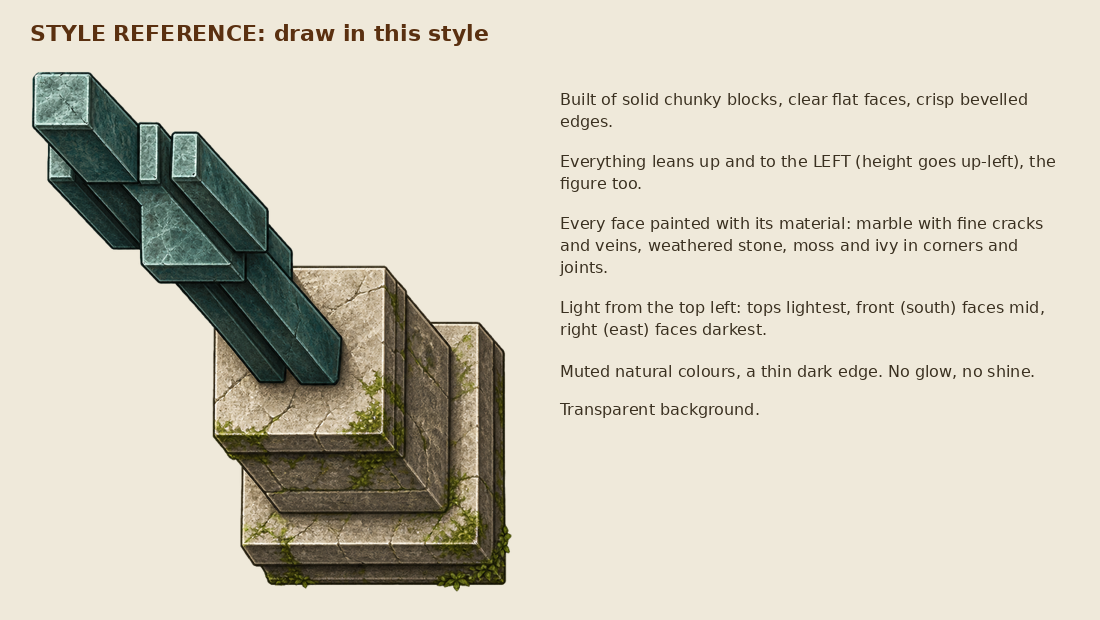
#> input picture docs/style-reference.png, 1100 x 620 px
$ python make-templates.py
#> lines starting #> are read from the running program, lines starting #| are printed output that depends on the picture
# Fill-in templates for Lickii Adventures: fixed frames with magenta corner marks (so a filled sheet can be cut out even
# when it comes back resized), guides, and the style card. Out: docs/templates/*.png
import math, os
from PIL import Image, ImageDraw, ImageFont
OUT=os.path.join(os.path.dirname(os.path.abspath(__file__)), '..', 'docs', 'templates', '')
F=ImageFont.truetype('/usr/share/fonts/truetype/dejavu/DejaVuSans-Bold.ttf',22); Fm=ImageFont.truetype('/usr/share/fonts/truetype/dejavu/DejaVuSans-Bold.ttf',16); Fs=ImageFont.truetype('/usr/share/fonts/truetype/dejavu/DejaVuSans.ttf',15)
card=Image.open(os.path.join(os.path.dirname(os.path.abspath(__file__)), '..', 'docs', 'style-reference.png')).convert('RGB'); card=card.resize((card.width*260//card.height,260))
#> further down, card is the input picture: PIL image 1100x620 RGB; mean R, G, B 211.1, 206.2, 190.5
#> after `card = card.resize((card.width * 260 // card.height, 260))`:
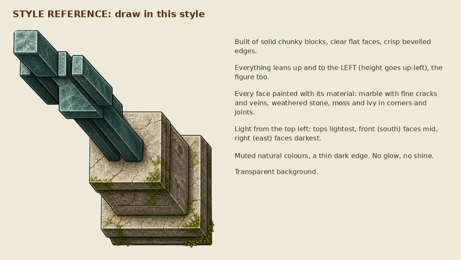
#> card: PIL image 461x260 RGB; mean R, G, B 211.1, 206.2, 190.5
MAG=(255,0,255); BG='#f4f0e6'
def marks(d,x0,y0,x1,y1):
    L=18
    for (x,y,dx,dy) in [(x0,y0,1,1),(x1,y0,-1,1),(x0,y1,1,-1),(x1,y1,-1,-1)]:
        d.rectangle([min(x,x+dx*L),min(y,y+dy*5)-0,max(x,x+dx*L),max(y,y+dy*5)],fill=MAG)
        d.rectangle([min(x,x+dx*5),min(y,y+dy*L),max(x,x+dx*5),max(y,y+dy*L)],fill=MAG)
def dash(d,a,b,col,w=2):
    (x1,y1),(x2,y2)=a,b; n=max(1,int(math.hypot(x2-x1,y2-y1)//10))
    for k in range(n):
        t0=k/n;t1=(k+.5)/n; d.line([(x1+(x2-x1)*t0,y1+(y2-y1)*t0),(x1+(x2-x1)*t1,y1+(y2-y1)*t1)],fill=col,width=w)
def text(d,x,y,w,t,font=Fs,fill='#3a3020'):
    line=''
    for wd in t.split(' '):
        if d.textlength(line+wd,font=font)>w: d.text((x,y),line,fill=fill,font=font); line=''; y+=20
        line+=wd+' '
    d.text((x,y),line,fill=fill,font=font); return y+26
BLEED=16
def page(name,title,frames,rules,W=None):
    """frames: list of (label, w, h, guide fn) laid out left to right; rules: text"""
#> called with name = 'wall'
    pad=60; gap=80
    W=W or max(900,pad*2+sum(f[1] for f in frames)+gap*(len(frames)-1)); H=1000
    c=Image.new('RGB',(W,2200),BG); d=ImageDraw.Draw(c)
    d.text((pad,20),title,fill='#5a3010',font=F)
    x=pad; y=120; rowh=0
    for lab,w,h,guide in frames:
        if x+w>W-pad: x=pad; y+=rowh+100; rowh=0
        d.text((x-BLEED,y-34-BLEED),lab,fill='#2a6a2a',font=Fm)
        B=BLEED  # the bleed: draw on past the cut line into this band, as print does, so a cut never shows the sheet
        d.rectangle([x-B,y-B,x+w-1+B,y+h-1+B],fill='#f3f7ff')
        for k in range(x-B,x+w+B,6): d.point((k,y-B),fill='#9ab0d0'); d.point((k,y+h-1+B),fill='#9ab0d0')
        for k in range(y-B,y+h+B,6): d.point((x-B,k),fill='#9ab0d0'); d.point((x+w-1+B,k),fill='#9ab0d0')
        d.rectangle([x,y,x+w-1,y+h-1],fill='#ffffff')
        if guide: guide(d,x,y,w,h)
        dash(d,(x,y),(x+w,y),(220,60,60),1); dash(d,(x,y+h),(x+w,y+h),(220,60,60),1)   # the cut line
        dash(d,(x,y),(x,y+h),(220,60,60),1); dash(d,(x+w,y),(x+w,y+h),(220,60,60),1)
        marks(d,x-8-B,y-8-B,x+w+7+B,y+h+7+B)
        x+=w+gap; rowh=max(rowh,h)
#> after the loop, rowh = 128; x = 1244; y = 120
    y+=rowh+40
#> y = 288
    y=text(d,pad,y,W-2*pad,'FILL IN THE WHITE FRAMES AND RUN ON INTO THE PALE BLUE BLEED round them (as print does: I cut on the red dashed line, so the picture must go on past it). Keep the sheet and the pink corner marks as they are. '+rules,font=Fm)
#> the loop in text, `for wd in t.split(' '):` made 81 passes
#> y on passes 25, 49, 71: 308, 328, 348
#> after the loop in text, `for wd in t.split(' '):`: y = 348
#> y = 374
    c.paste(card,(pad,y+10)); c=c.crop((0,0,W,y+card.height+30)); c.save(OUT+name+'.png'); print(name, c.size)
#| wall (1224, 664)

# 1. a wall: its face (4 tiles, straight on) and its top (seen from above)
def g_face(d,x,y,w,h):
    for k in range(1,4): dash(d,(x+k*w//4,y),(x+k*w//4,y+h),(200,200,200),1)
    d.text((x+6,y+h-22),'ground',fill='#b0a890',font=Fs)
def g_top(d,x,y,w,h):
    for k in range(1,4): dash(d,(x+k*w//4,y),(x+k*w//4,y+h),(200,200,200),1)
page('wall','WALL - fill in: the wall seen straight on, and its top seen from above',
     [('1. FACE: 4 wall tiles side by side, straight on (512 x 128)',512,128,g_face),('2. TOP: the same 4 tiles seen from above (512 x 32)',512,32,g_top)],
     'Flat, no perspective, no side showing. Left and right edges must join seamlessly (the strip repeats). Light from the top left. I build the wall from these myself: posts, corners, both directions, its shaded side and bevels.')
# 2. ground / roof: one square, seen from above
page('ground','GROUND or ROOF - fill in: one square seen from straight above',
     [('one square, seen from above (512 x 512 = 4 x 4 tiles)',512,512,lambda d,x,y,w,h:[dash(d,(x+k*128,y),(x+k*128,y+h),(220,220,220),1) or dash(d,(x,y+k*128),(x+w,y+k*128),(220,220,220),1) for k in range(1,4)])],
     'Flat, from straight above, no perspective. Must repeat seamlessly in both directions (left joins right, top joins bottom). For a roof: rows of tiles running left to right, the lower edge of each row lit. Light from the top left.')
#> the loop in text (call 2), `for wd in t.split(' '):` made 84 passes
#> y on passes 17, 36, 50, 62, 80: 692, 712, 732, 752, 772
#| ground (900, 1088)
# 3. a thing on a wall, straight on
def g_wallthing(d,x,y,w,h):
    d.rectangle([x,y+h-8,x+w,y+h],fill='#e8e2d4'); d.text((x+6,y+h-30),'bottom of the wall tile',fill='#b0a890',font=Fs)
page('on-wall','ON A WALL - fill in: a thing hung on or set in a wall (door, window, sign, lantern, banner), straight on',
     [('one wall tile, straight on (256 x 256)',256,256,g_wallthing)],
     'Draw only the thing; leave the rest of the frame empty (transparent or plain white), the wall shows there. Flat, no perspective. I lay it into the wall in both directions and give it its depth (or set it into the wall, for a window or a door).')
#| on-wall (900, 832)
# 4. a standing thing in the world's camera
def g_thing(n):
    def f(d,x,y,w,h):
        t=w//(n+1)
        for k in range(n+2): d.line([(x+k*t,y),(x+k*t,y+h)],fill='#ece6da'); d.line([(x,y+k*t),(x+w,y+k*t)],fill='#ece6da')
        x0,y0=x+t,y+t; d.rectangle([x0,y0,x0+n*t-1,y0+n*t-1],outline=(60,150,60),width=3)
        L=int(0.6*t)
        for ax,ay in [(0,0),(n*t,0),(0,n*t),(n*t,n*t)]: dash(d,(x0+ax,y0+ay),(x0+ax-L,y0+ay-L),(40,90,200))
        d.text((x0+4,y0+n*t-24),'foot',fill=(60,150,60),font=Fs)
    return f
page('thing','STANDING THING - fill in: a thing that stands on the ground, in the world\'s camera (like the statue)',
     [('1 tile (256 x 256)',256,256,g_thing(1)),('2 x 2 tiles (384 x 384)',384,384,g_thing(2)),('3 x 3 tiles (512 x 512)',512,512,g_thing(3))],
     'Use the frame that fits its size; leave the others empty. It stands on the green tiles (its foot); its height goes UP and to the LEFT (the blue dashes: one floor up). Built of solid chunky blocks like the statue. Transparent background.',W=1420)
#| thing (1420, 1532)
# 5. an item icon
page('item','ITEM - fill in: an item as it shows in the bag and on the ground',
     [('one item (256 x 256)',256,256,None)],
     'The item alone, filling most of the frame, seen slightly from above, lit from the top left, a thin dark edge. Transparent background.')
#> after the loop in page (call 5), `for lab,w,h,guide in frames:`: rowh = 256; x = 396; y = 120
#> in page (call 5), `y+=rowh+40`: y = 416
#> in page (call 5), `y=text(d,pad,y,W-2*pad,'FILL IN THE WHITE FRAMES AND RUN ON INTO THE P..`: y = 522
#> in page (call 5), `c = c.crop((0, 0, W, y + card.height + 30))`:
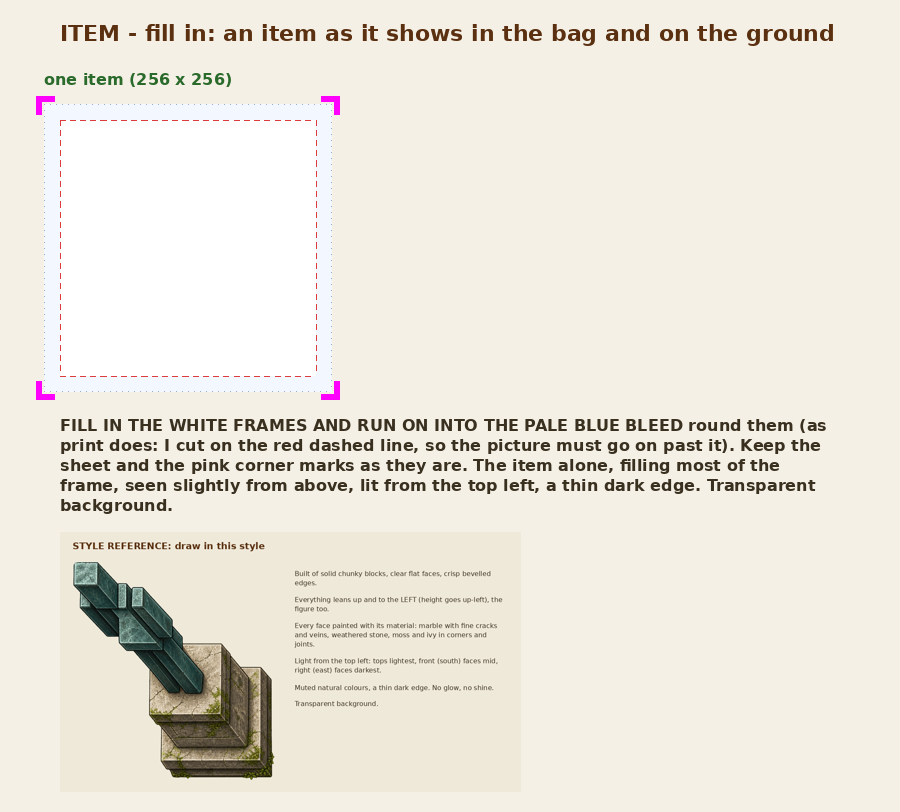
#> c: PIL image 900x812 RGB; mean R, G, B 234.5, 230.3, 220.6
#| item (900, 812)

# 6. a standing thing from its front alone: the game builds its top and sides (tests/front-to-thing.py)
def g_front(d,x,y,w,h):
    d.rectangle([x,y+h-6,x+w,y+h],fill='#d8cfbc'); d.text((x+6,y+h-30),'ground: it stands here',fill='#b0a890',font=Fs)
    for k in range(1,4): dash(d,(x+k*w//4,y),(x+k*w//4,y+h),(225,225,225),1)
page('front','STANDING THING, FRONT ONLY - fill in: the thing seen straight from the front',
     [('the front (512 x 512; a tile is a quarter of the width)',512,512,g_front)],
     'Straight on from the front, flat: no top, no sides, no perspective. Standing on the ground line, as big as it is (a tile is a quarter of the frame). Built of solid chunky blocks like the statue. Transparent background. Say how deep it is (in tiles); I build its top and sides from this.')
#> after the loop in page (call 6), `for lab,w,h,guide in frames:`: rowh = 512; x = 652; y = 120
#> in page (call 6), `y+=rowh+40`: y = 672
#> in page (call 6), `y=text(d,pad,y,W-2*pad,'FILL IN THE WHITE FRAMES AND RUN ON INTO THE P..`: y = 798
#> in page (call 6), `c = c.crop((0, 0, W, y + card.height + 30))`:
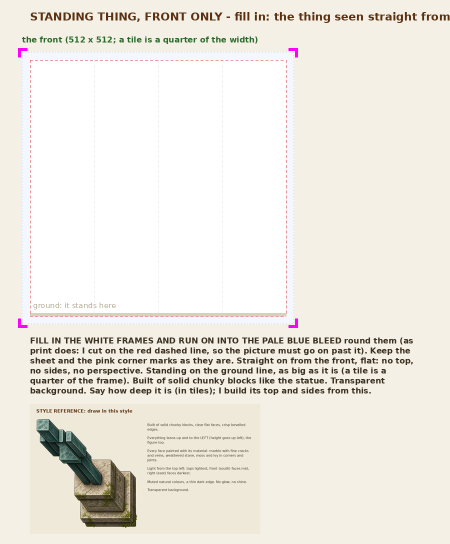
#> c: PIL image 900x1088 RGB (shown at 1/2 size); mean R, G, B 237.4, 234, 226.4
#| front (900, 1088)

# 7. a ground's border: where it ends over lower ground (a ragged edge, as the beaches have), seen from above
def g_border(d,x,y,w,h):
    d.rectangle([x,y,x+w,y+h//3],fill='#d6e8cf'); d.text((x+6,y+4),'the ground itself (it goes on above)',fill='#3a8a3a',font=Fs)
    d.line([(x,y+h//3),(x+w,y+h//3)],fill=(60,150,60),width=2)
    d.text((x+6,y+h-22),'transparent: the lower ground shows here',fill='#b0a890',font=Fs)
page('border','BORDER - fill in: the edge of a ground where it ends over a lower ground, seen from above',
     [('the edge, running left to right (512 x 64 = 4 tiles long, half a tile deep)',512,64,g_border)],
     'Seen from straight above, flat. The top third is the ground itself (it carries on from above the frame); below it the ground ends in a soft, ragged, natural edge (tufts, small stones, a little soil showing), not a straight line, fading out into TRANSPARENT before the bottom. The edge must join seamlessly left to right. Same ground and colours as its ground picture. Light from the top left.')
#> after the loop in page (call 7), `for lab,w,h,guide in frames:`: rowh = 64; x = 652; y = 120
#> in page (call 7), `y+=rowh+40`: y = 224
#> in page (call 7), `y=text(d,pad,y,W-2*pad,'FILL IN THE WHITE FRAMES AND RUN ON INTO THE P..`: y = 390
#> in page (call 7), `c = c.crop((0, 0, W, y + card.height + 30))`:
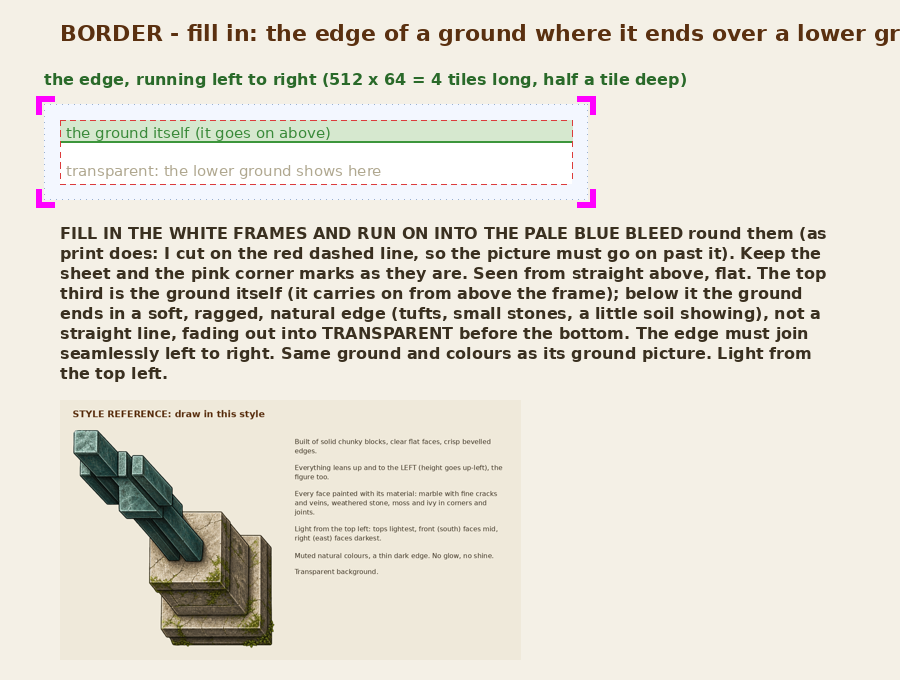
#> c: PIL image 900x680 RGB; mean R, G, B 226.7, 222.7, 211.7
#| border (900, 680)

# 8. a ground and its border on one sheet, so they are painted as one: the square, and its edge strip right below it
page('ground-border','GROUND + BORDER - paint both as ONE piece',
     [('1. GROUND from above (4 x 4 tiles)',512,512,lambda d,x,y,w,h:[dash(d,(x+k*128,y),(x+k*128,y+h),(220,220,220),1) or dash(d,(x,y+k*128),(x+w,y+k*128),(220,220,220),1) for k in range(1,4)]),
      ('2. BORDER: where that ground ends (4 tiles)',512,64,g_border)],
     'Paint both frames as one piece of the same ground: same texture, colours and light. Frame 1 is the ground from straight above, seamless in both directions. Frame 2 is that same ground (its top third) ending below in a soft, ragged, natural edge (tufts, small stones), never a straight line, fading out to TRANSPARENT before the bottom; seamless left to right. Flat, from above, no perspective. Light from the top left.',W=700)
#> in page (call 8), `c = Image.new('RGB', (W, 2200), BG)`:
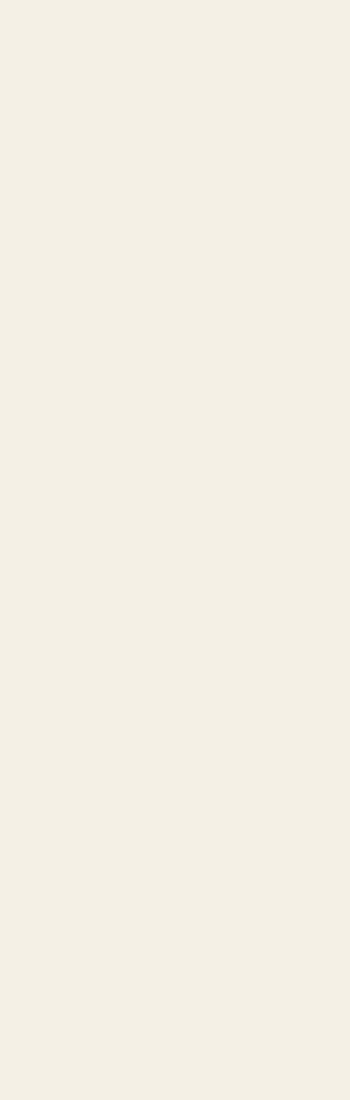
#> c: PIL image 700x2200 RGB (shown at 1/2 size); mean R, G, B 244, 240, 230
#> after the loop in page (call 8), `for lab,w,h,guide in frames:`: rowh = 64; x = 652; y = 732
#> in page (call 8), `y+=rowh+40`: y = 836
#> in page (call 8), `y=text(d,pad,y,W-2*pad,'FILL IN THE WHITE FRAMES AND RUN ON INTO THE P..`: y = 1062
#> in page (call 8), `c.paste(card, (pad, y + 10))`:
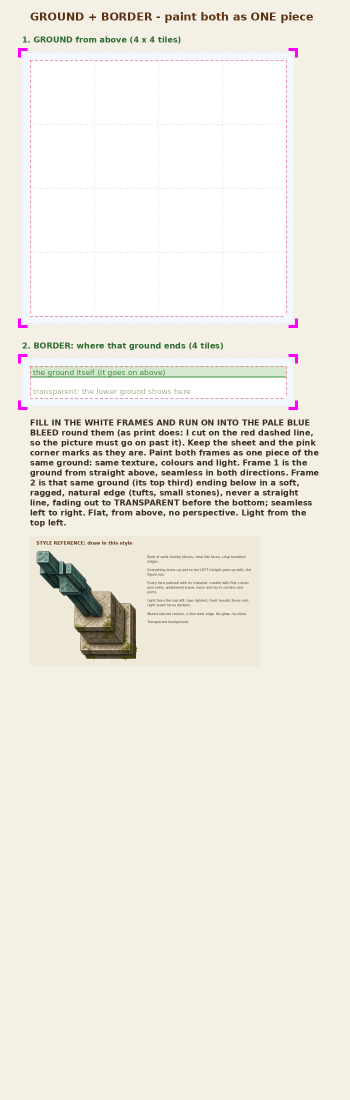
#> c: PIL image 700x2200 RGB (shown at 1/2 size); mean R, G, B 238.8, 235.5, 227.3
#> in page (call 8), `c = c.crop((0, 0, W, y + card.height + 30))`:
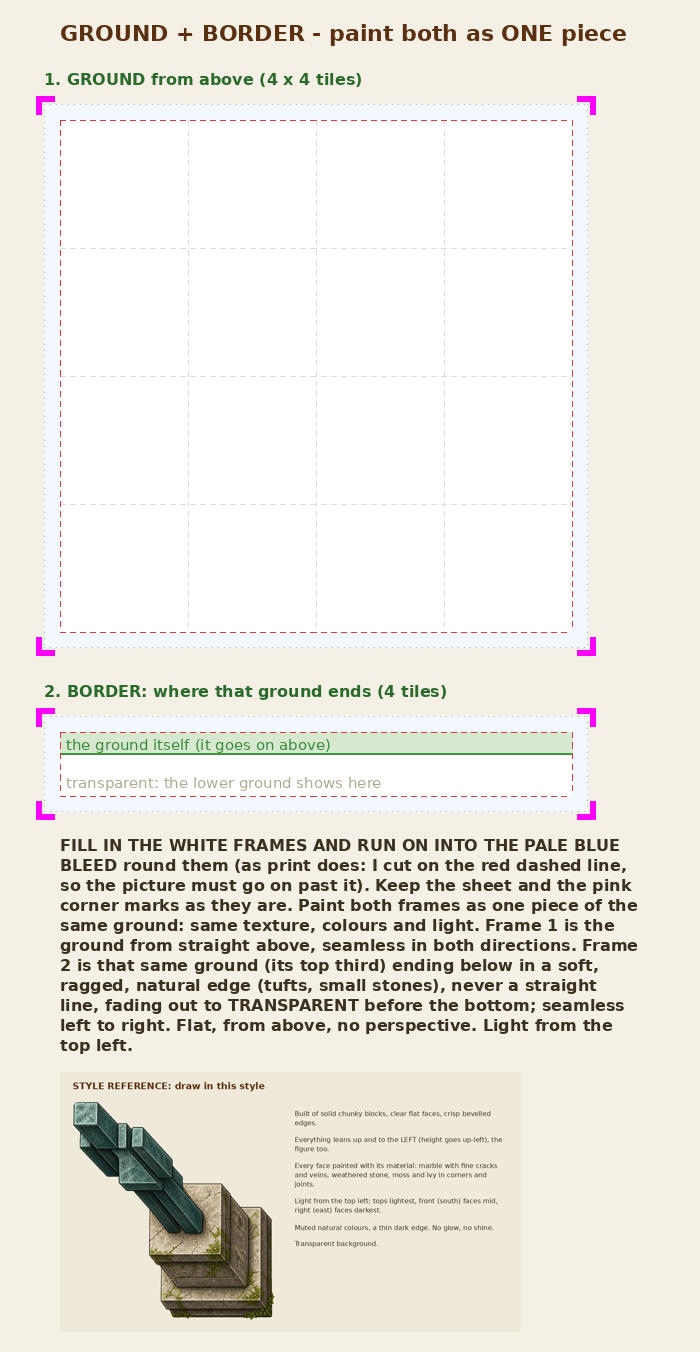
#> c: PIL image 700x1352 RGB; mean R, G, B 235.5, 232.7, 225.6
#| ground-border (700, 1352)
